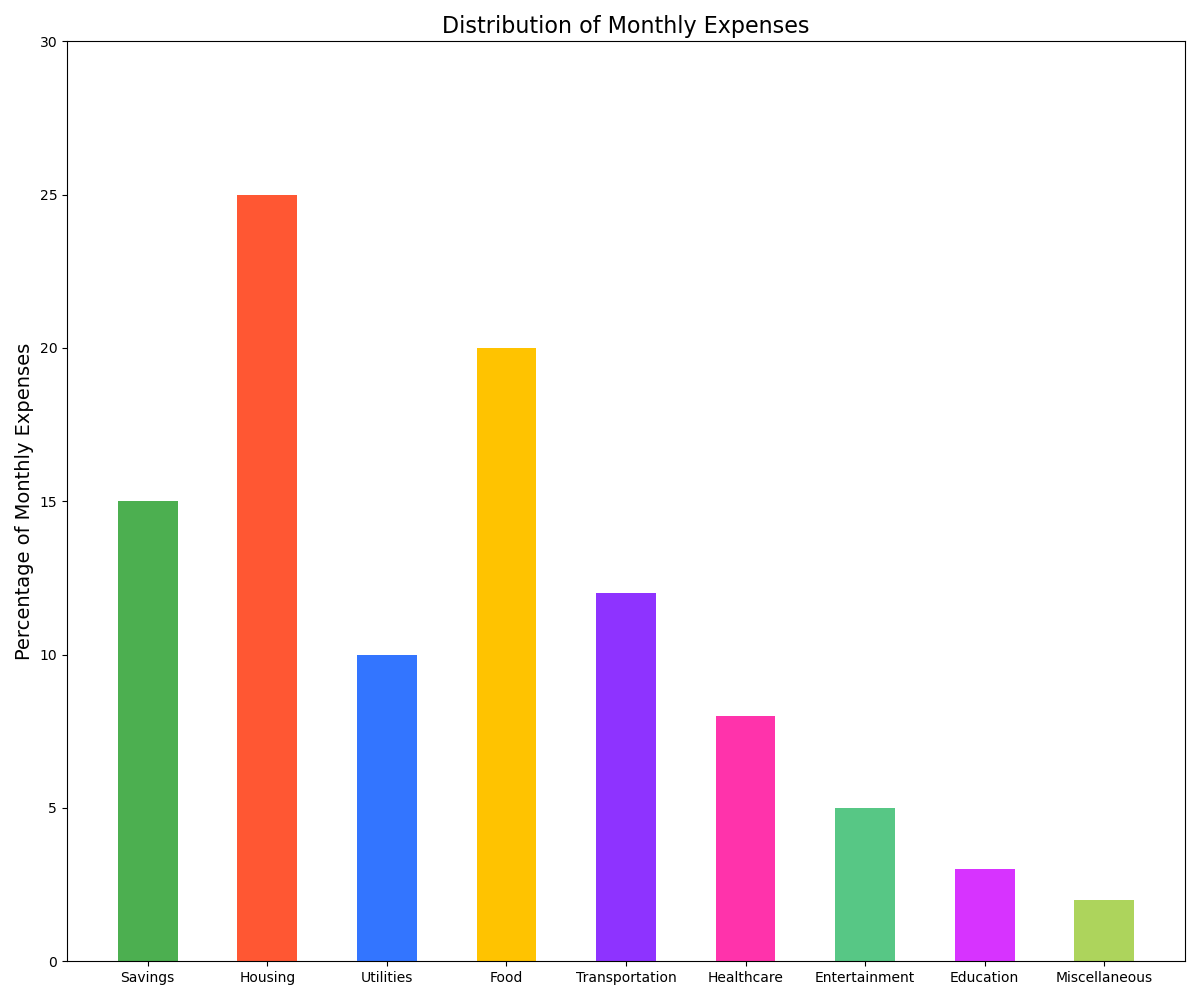

This chart was generated by the following Python code:

import matplotlib.pyplot as plt

# Generate data points
categories = [
    "Savings", "Housing", "Utilities", "Food", "Transportation",
    "Healthcare", "Entertainment", "Education", "Miscellaneous"
]
percentages = [15.0, 25.0, 10.0, 20.0, 12.0, 8.0, 5.0, 3.0, 2.0]

plt.figure(figsize=(12, 10))  # Change the width and height of the chart

# Create a vertical bar chart with specified bar width and colors
plt.bar(categories, percentages, color=[
    '#4CAF50', '#FF5733', '#3375FF', '#FFC300', '#8E33FF',
    '#FF33AB', '#57C785', '#D733FF', '#ADD45C'], width=0.5)

plt.ylabel('Percentage of Monthly Expenses', fontsize=14)
plt.title('Distribution of Monthly Expenses', fontsize=16)
plt.ylim(0, 30)  # Adjusted to give some space for readability

plt.tight_layout()
plt.show()
